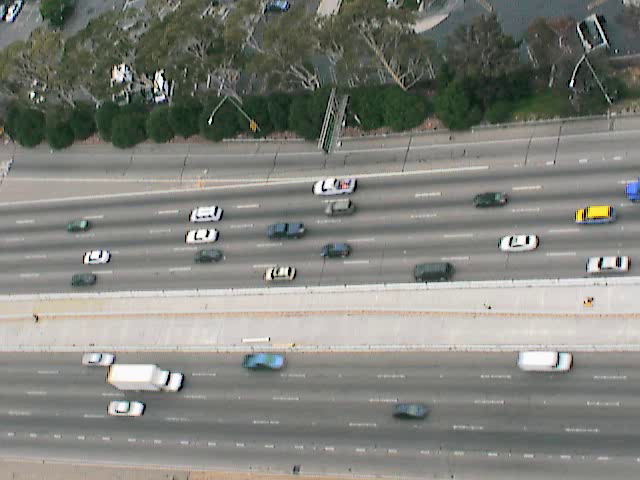
#> input picture trnVideo/img00001.png, 640 x 480 px, given in place of dikcekim_uncut.mp4, which was not available
$ python lanes.py   (Python 2 division)
#> lines starting #> are read from the running program, lines starting #| are printed output that depends on the picture; pictures that were not available may be replaced by others from this repository, and a replacement may not be noted
#> further down, frame is the input picture: shape (480, 640, 3); mean B, G, R 123.7, 129.8, 128.7
### experiments/lane_detect/lane.py
import cv2
import numpy as np
from math import hypot, degrees, tan, radians

def calculate_distances(pts):
	distances = []
	for i in range(len(pts)-1):
		#row = []
		x0,y0 = pts[i][0],pts[i][1]
		for j in range(i+1,len(pts)):
			x1,y1 = pts[j][0],pts[j][1]
			distances.append([i,j,hypot(x1-x0, y1-y0)])
		#distances.append(row)
	return distances

# [16 lines left out: function find_closest_pt, not called in this run]

def process_pts(pts, p_array):
	result = []
	for i in p_array:
		x0,y0,w0,t0 = pts[i[0]][0],pts[i[0]][1],pts[i[0]][2],pts[i[0]][4]
		x1,y1,w1,t1 = pts[i[1]][0],pts[i[1]][1],pts[i[1]][2],pts[i[1]][4]
		nx = (x0*w0+x1*w1)/(w0+w1)
		ny = (y0*w0+y1*w1)/(w0+w1)
		nw = w0+w1
		nt = (t0*w0+t1*w1)/(w0+w1)
		result.append([nx,ny,hypot(x0-(-10000),y0),nw,nt])
	for i in range(len(pts)):
		if not pts_exist(i, i, p_array):
			result.append([pts[i][0],pts[i][1],pts[i][2],pts[i][3],pts[i][4]])
	result.sort(key=lambda x:x[2])
	return result

def pts_exist(pt1, pt2, pts):
	for i in pts:
		if pt1 in i or pt2 in i:
			return True
	return False

def get_pts2process(distances, level):
	#print distances
	result = []
	for i in distances:
		#print str(i[0]) + " " + str(i[1]) + " " +  str(any(i[0] or i[1] in row for row in result))
		if i[2] < level and not pts_exist(i[0], i[1], result):
			result.append([i[0], i[1]])
	return result

def abs_angle(radian):
	degree = degrees(radian)
	if degree > 90:
		return radians(degree-180)
	return radians(degree)

def is_close(dist1, dist2, th=0.05):
	s = min(dist1, dist2) #small
	t = max(dist1, dist2) #tall
	try:
		result = (t-s)/float(t)
	except ZeroDivisionError:
		return False
	return result < th

def validify(perms, valid_perms, param=0.005, context=False, cparam=None):

	if is_close(param,0.15, 0.0001):
		print 'param: ' + str(param)
		return valid_perms

	for i in perms:
		x0 = i[0][0]
		x1 = i[1][0]
		x2 = i[2][0]
		x3 = i[3][0]
		if not is_close(x1-x0,x3-x2, param):
			continue
		elif not is_close(x3-x1,x2-x0, param):
			continue
		elif not is_close(x3-x2+x1-x0,2*(x3-x2), param):
			continue
		elif not (x3-x2)*0.63 > x2-x1:
			continue
		elif not (x3-x2)*0.47 < x2-x1:
			continue
		elif not x1 < x2:
			continue
		else:
			valid_perms.append(i)
			perms.remove(i)

	if len(valid_perms) > 5:
		print 'param: ' + str(param)
		return valid_perms
	return validify(perms, valid_perms, param + 0.0025)

def find_lanes(f):
	frame = f.copy()

	height, width, ch = frame.shape
#> height = 480; width = 640; ch = 3
	gray = cv2.cvtColor(frame, cv2.COLOR_BGR2GRAY)
	gray = cv2.bilateralFilter(gray, 11, 17, 17)
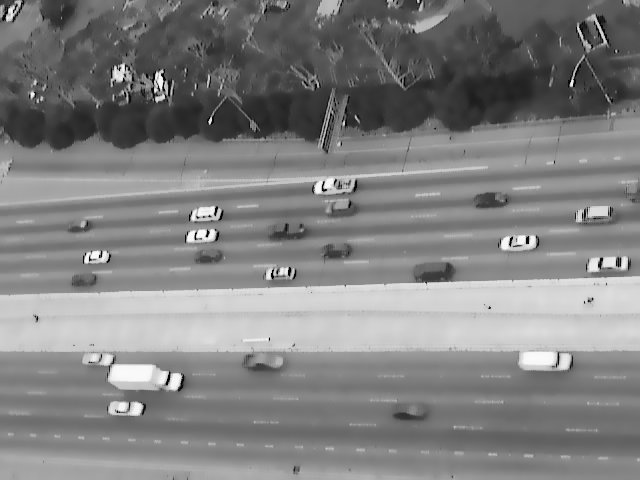
#> gray: shape (480, 640); min 1, max 250, mean 128.6
	edges = cv2.Canny(gray,100,200)
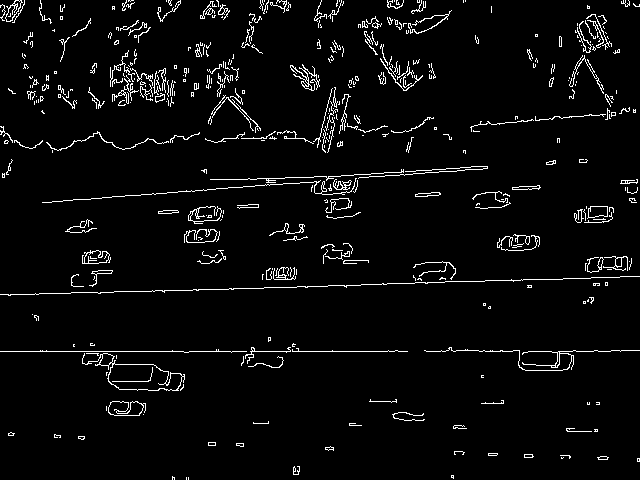
#> edges: shape (480, 640); 4% white in thin lines or dots
	lines = cv2.HoughLines(edges,1,np.pi/180,180)
#> lines = [[351, 1.57], [297, 1.54]]

	pts = []
	if lines is None:
		return frame
	for i in lines:
		for rho,theta in i:
			a = np.cos(theta)
			b = np.sin(theta)
			x0 = a*rho
			y0 = b*rho

			# [6 lines of commented-out code are left out]
			pts.append([x0,y0,hypot(x0-(-10000),y0),1,abs_angle(theta)])
#> this loop made 2 passes
#> i on passes 1 to 2: [[351, 1.57]], [[297, 1.54]]
#> after the loop, pts = [[-1.53e-05, 351, 10006.2, 1, -1.57], [10.37, 296.8, 10014.8, 1, 1.54]]

	print "points are being analyzed..."

	pts.sort(key=lambda x: x[2])
	starting_point = pts[0]
#> starting_point = [-1.53e-05, 351, 10006.2, 1, -1.57]

	distances = calculate_distances(pts)
#> the loop in calculate_distances, `for i in range(len(pts)-1):` made 1 pass
#> (x0, y0) on pass 1: (-1.53e-05, 351)
#> after the loop in calculate_distances, `for i in range(len(pts)-1):`: distances = [[0, 1, 55.16]]
#> distances = [[0, 1, 55.16]]
	distances.sort(key=lambda x:x[2])

	iter_counter = 13

	print "pt count: " + str(len(pts))
#| pt count: 2
	for i in range(iter_counter):
		pts2process = get_pts2process(distances, i)
		pts = process_pts(pts, pts2process)
		distances = calculate_distances(pts)

	for i in pts:
		x0 = i[0]
		y0 = i[1]
		a = np.cos(i[4])
		b = np.sin(i[4])
		y_mov = -y0
		c=x0+y_mov*(-b)
		i[0] = int(c)
		i[1] = int(round(y0+y_mov*(a)))
		i[2] = hypot(i[0], i[1])
#> this loop made 2 passes
#> (y0, a, b, y_mov, c) on pass 1: (351, 4.37e-08, -1, -351, -351)
#> (x0, y0, a, b, y_mov, c) on pass 2: (10.37, 296.8, 0.0349, 0.999, -296.8, 307)

	perms = []
	for i in range(len(pts)-3):
		for j in range(i+1, len(pts)-2):
			for k in range(j+1, len(pts)-1):
				for l in range(k+1, len(pts)):
					perms.append([pts[i],pts[j],pts[k],pts[l]])
#> this loop made 0 passes
#> after the loop, perms = []

	valid_perms = validify(perms, [])
#> valid_perms = []
	print 'valid perms: ' + str(len(valid_perms))
#| valid perms: 0
	for j in valid_perms:
		for i in j:
			x0 = i[0]
			y0 = i[1]
			a = np.cos(i[4])
			b = np.sin(i[4])
			x1 = int(round(x0 + 1000*(-b)))
			y1 = int(round(y0 + 1000*(a)))
			x2 = int(round(x0 - 1000*(-b)))
			y2 = int(round(y0 - 1000*(a)))

			y_mov = 10-y0
			x_new = int(round(x0+y_mov*(-b)))
			y_new = int(round(y0+y_mov*(a)))

			s_pts = np.array([[x_new,y_new]], np.int32)
			#blank_image = cv2.polylines(blank_image,[s_pts],True,(0,0,255),3)
			frame = cv2.polylines(frame,[s_pts],True,(0,0,255),3)
			cv2.line(frame,(x1,y1),(x2,y2),(0,255,0),1)
	return frame, valid_perms

def adjust_pts(ps):
	result = []
	for f in range(4):
		prev = 0
		index = 1
		data = []
		indexes = []
		for i in ps:
			values = []
			for j in i:
				x = j[f][0]
				a = j[f][4]
				values.append([x,a])
			pos = 0
			smallest = 999999999
			derivs = [abs(i[0]-prev) for i in values]
			for i in range(len(derivs)):
				if values[i][0] < i:
					pos = i
					smallest = derivs[i]
			if len(derivs) > 0:
				chosen_one = values[pos]
				prev = chosen_one[0]
			else:
				chosen_one = [-1,-1]
			data.append(chosen_one)
			indexes.append(index)
			index+=1

		without_minuses = []
		for i in data:
			if i[0] != -1:
				without_minuses.append(i)

		derivs = [0]
		for i in range(len(without_minuses)-1):
			derivs.append(without_minuses[i+1][0]-without_minuses[i][0])

		for i in range(len(derivs)-1):
			if (derivs[i]>15 and derivs[i+1]<-15) or (derivs[i]<-15 and derivs[i+1]>15):
				without_minuses[i][0] = (without_minuses[i-1][0]+without_minuses[i+1][0])/2
				without_minuses[i][1] = (without_minuses[i-1][1]+without_minuses[i+1][1])/2

		index = 0
		for i in range(len(data)):
			if data[i][0] != -1:
				data[i] = without_minuses[index]
				index+=1

		copy = data[:]

		minus_series = []
		on_track = False
		for i in range(len(data)):
			if data[i][0] == -1:
				if on_track is False:
					on_track = True
					minus_series.append([i,1])
				else:
					minus_series[-1][1]+=1
			else:
				if on_track is True:
					on_track = False

		#print minus_series

		for i in minus_series:
			try:
				last_valid_x = data[i[0]-1][0]
				next_valid_x = data[i[0]+i[1]][0]
				step_x = (next_valid_x-last_valid_x)/(i[1]+1)

				last_valid_a = data[i[0]-1][1]
				next_valid_a = data[i[0]+i[1]][1]
				step_a = (next_valid_a-last_valid_a)/(i[1]+1)
				for j in range(i[1]):
					data[i[0]+j][0] = (step_x*(j+1)) + last_valid_x
					data[i[0]+j][1] = (step_a*(j+1)) + last_valid_a
			except IndexError:
				pass
		result.append(data)
	return result

"""
frame = cv2.imread('lanes/img00037.png')
pts = calculate_pts(frame)
lanes = find_lanes(pts,frame)
cv2.imwrite('houghlines3.jpg', lanes)


t = find_closest_pt(pts, distances,[])


print t
for i in range(len(t)-1):
	x0 = int(pts[t[i]][0]+width)
	y0 = int(pts[t[i]][1]+height)
	x1 = int(pts[t[i+1]][0]+width)
	y1 = int(pts[t[i+1]][1]+height)
	cv2.line(blank_image,(x0,y0),(x1,y1),(0,255,255),1)
cv2.imwrite('lane.png', blank_image)
"""

### experiments/lane_detect/lanes.py
import cv2
import numpy as np
from math import hypot, degrees, tan, radians
from lane import *
import matplotlib.pyplot as plt
import pandas as pd
import seaborn as sns

cap = cv2.VideoCapture("dikcekim_uncut.mp4")
ret, frame = cap.read()
#height, width, ch = frame.shape
#fourcc = cv2.VideoWriter_fourcc(*'mp4v')
#out = cv2.VideoWriter('perspective.mp4',fourcc, 3, (width, height))

ps = []
for i in range(10):
	ret, frame = cap.read()


print "lines are being found..."
index = 0
while(cap.isOpened()):
    ret, frame = cap.read()
    if ret==True:
		lanes, perms = find_lanes(frame)
#> perms = []
		ps.append(perms)
		# [6 lines of commented-out code are left out]
		index+=1

		if cv2.waitKey(1) & 0xFF == ord('q'):
#> (key q is pressed here)
			break
    else:
        break
    if index > 10000:
    	break

# Release everything if job is finished
cap.release()
#out.release()
#cv2.destroyAllWindows()

data = adjust_pts(ps)
#> data = [[[-1, -1]], [[-1, -1]], [[-1, -1]], [[-1, -1]]]

cap = cv2.VideoCapture("dikcekim_uncut.mp4")
ret, frame = cap.read()
height, width, ch = frame.shape
#> height = 480; width = 640; ch = 3
fourcc = cv2.VideoWriter_fourcc(*'mp4v')
#> fourcc = 1983148141
out = cv2.VideoWriter('perspective.mp4',fourcc, 25, (width, height))

for i in range(10):
	ret, frame = cap.read()

print "lines are being found..."

index = 0
while(cap.isOpened()):
    ret, frame = cap.read()
    if ret==True:
		thetas = []
		for i in range(4):
			theta = data[i][index][1]
			a = np.cos(theta)
			b = np.sin(theta)
			x0 = data[i][index][0]
			y0 = 0
			if x0==-1 and theta==-1:
				break

			thetas.append(theta)

			x1 = int(x0 + 1000*(-b))
			y1 = int(y0 + 1000*(a))
			x2 = int(x0 - 1000*(-b))
			y2 = int(y0 - 1000*(a))

			pts = np.array([[x0,y0]], np.int32)
			frame = cv2.polylines(frame,[pts],True,(0,0,255),2)

			cv2.line(frame,(x1,y1),(x2,y2),(0,255,0),1)
#> this loop made 1 pass
#> (theta, a, b, x0) on pass 1: (-1, 0.54, -0.841, -1)
#> after the loop, thetas = []

		rows, cols, ch = frame.shape
#> rows = 480; cols = 640
		degree = degrees(np.mean(thetas))
#> degree = nan
		M = cv2.getRotationMatrix2D((cols/2,rows/2),degree,1)
#> M = [[nan, nan, nan], [nan, nan, nan]]
		dst = cv2.warpAffine(frame,M,(cols,rows))
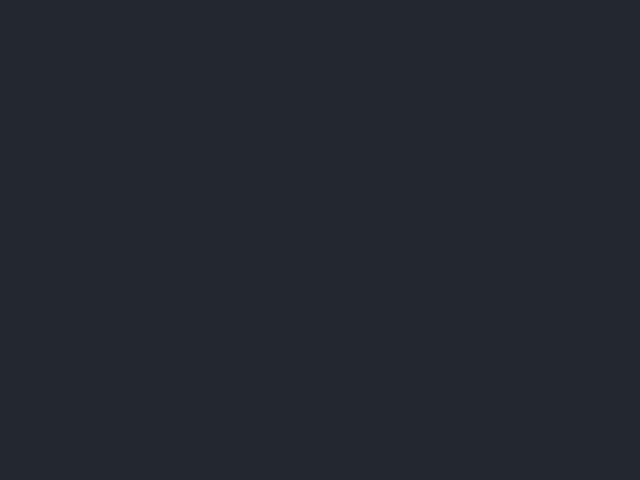
#> dst: shape (480, 640, 3); mean B, G, R 47, 39, 34

		out.write(dst)
		index+=1

		if cv2.waitKey(1) & 0xFF == ord('q'):
#> (key q is pressed here)
			break
    else:
        break
    if index > 10000:
    	break

# Release everything if job is finished
cap.release()

$ run again, on trnVideo/img00007.png
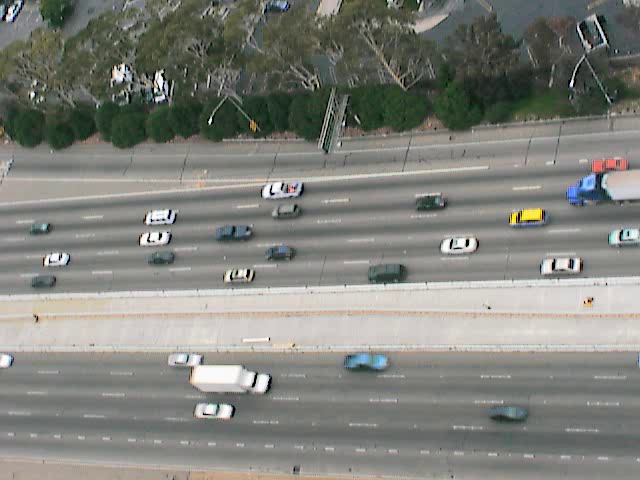
#> input picture trnVideo/img00007.png, 640 x 480 px, given in place of dikcekim_uncut.mp4, which was not available
#> frame is the input picture: shape (480, 640, 3); mean B, G, R 123.7, 129.6, 128.5
#> in find_lanes, `gray = cv2.cvtColor(frame, cv2.COLOR_BGR2GRAY)`:
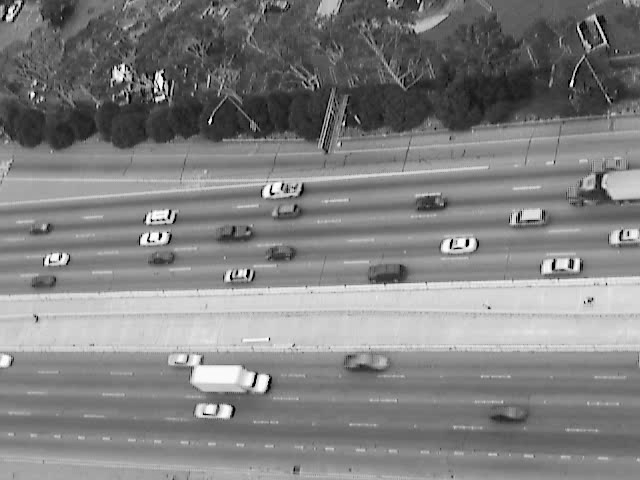
#> gray: shape (480, 640); min 0, max 255, mean 128.6
#> in find_lanes, `edges = cv2.Canny(gray,100,200)`:
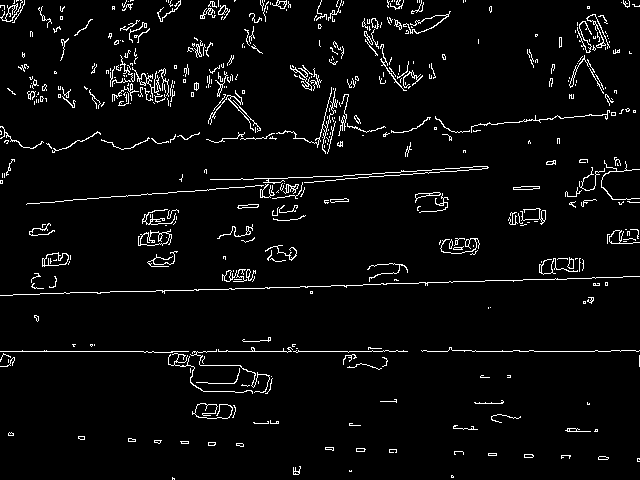
#> edges: shape (480, 640); 4.1% white in thin lines or dots
#> lines = [[351, 1.57], [297, 1.54]]
#> the loop in find_lanes, `for i in lines:` made 2 passes
#> i on passes 1 to 2: [[351, 1.57]], [[297, 1.54]]
#> after the loop in find_lanes, `for i in lines:`: pts = [[-1.53e-05, 351, 10006.2, 1, -1.57], [10.37, 296.8, 10014.8, 1, 1.54]]
#> starting_point = [-1.53e-05, 351, 10006.2, 1, -1.57]
#> the loop in calculate_distances, `for i in range(len(pts)-1):` made 1 pass
#> (x0, y0) on pass 1: (-1.53e-05, 351)
#> after the loop in calculate_distances, `for i in range(len(pts)-1):`: distances = [[0, 1, 55.16]]
#| pt count: 2
#> the loop in find_lanes, `for i in pts:` made 2 passes
#> (y0, a, b, y_mov, c) on pass 1: (351, 4.37e-08, -1, -351, -351)
#> after the loop in find_lanes, `for i in range(len(pts)-3):`: perms = []
#| valid perms: 0
#> data = [[[-1, -1]], [[-1, -1]], [[-1, -1]], [[-1, -1]]]
#> fourcc = 1983148141
#> the loop `for i in range(4):` made 1 pass
#> (theta, a, b, x0) on pass 1: (-1, 0.54, -0.841, -1)
#> after the loop `for i in range(4):`: thetas = []
#> `degree = degrees(np.mean(thetas))`: degree = nan
#> M = [[nan, nan, nan], [nan, nan, nan]]

$ run again, on trnVideo/img00010.png
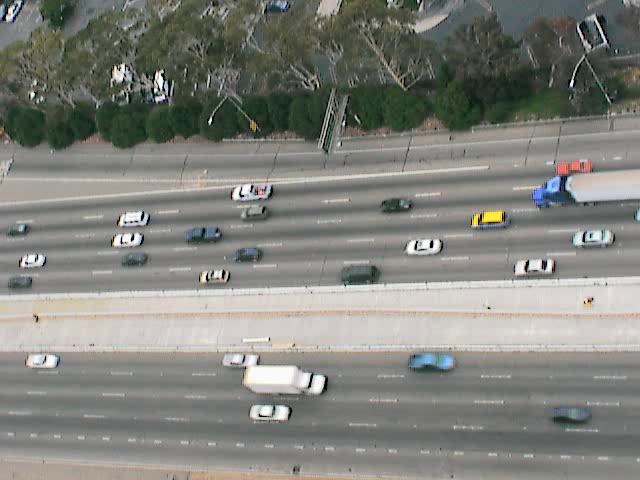
#> input picture trnVideo/img00010.png, 640 x 480 px, given in place of dikcekim_uncut.mp4, which was not available
#> frame is the input picture: shape (480, 640, 3); mean B, G, R 123.9, 129.8, 128.8
#> in find_lanes, `gray = cv2.cvtColor(frame, cv2.COLOR_BGR2GRAY)`:
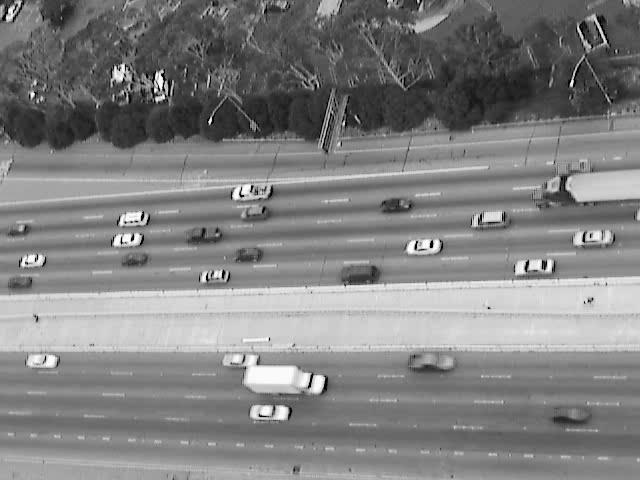
#> gray: shape (480, 640); min 0, max 255, mean 128.9
#> in find_lanes, `edges = cv2.Canny(gray,100,200)`:
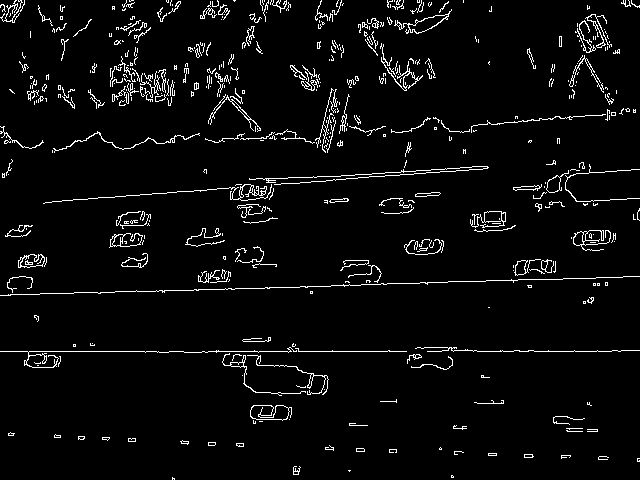
#> edges: shape (480, 640); 4.2% white in thin lines or dots
#> lines = [[351, 1.57], [297, 1.54]]
#> the loop in find_lanes, `for i in lines:` made 2 passes
#> i on passes 1 to 2: [[351, 1.57]], [[297, 1.54]]
#> after the loop in find_lanes, `for i in lines:`: pts = [[-1.53e-05, 351, 10006.2, 1, -1.57], [10.37, 296.8, 10014.8, 1, 1.54]]
#> starting_point = [-1.53e-05, 351, 10006.2, 1, -1.57]
#> the loop in calculate_distances, `for i in range(len(pts)-1):` made 1 pass
#> (x0, y0) on pass 1: (-1.53e-05, 351)
#> after the loop in calculate_distances, `for i in range(len(pts)-1):`: distances = [[0, 1, 55.16]]
#| pt count: 2
#> the loop in find_lanes, `for i in pts:` made 2 passes
#> (y0, a, b, y_mov, c) on pass 1: (351, 4.37e-08, -1, -351, -351)
#> after the loop in find_lanes, `for i in range(len(pts)-3):`: perms = []
#| valid perms: 0
#> data = [[[-1, -1]], [[-1, -1]], [[-1, -1]], [[-1, -1]]]
#> fourcc = 1983148141
#> the loop `for i in range(4):` made 1 pass
#> (theta, a, b, x0) on pass 1: (-1, 0.54, -0.841, -1)
#> after the loop `for i in range(4):`: thetas = []
#> `degree = degrees(np.mean(thetas))`: degree = nan
#> M = [[nan, nan, nan], [nan, nan, nan]]

$ run again, on trnVideo/img00018.png
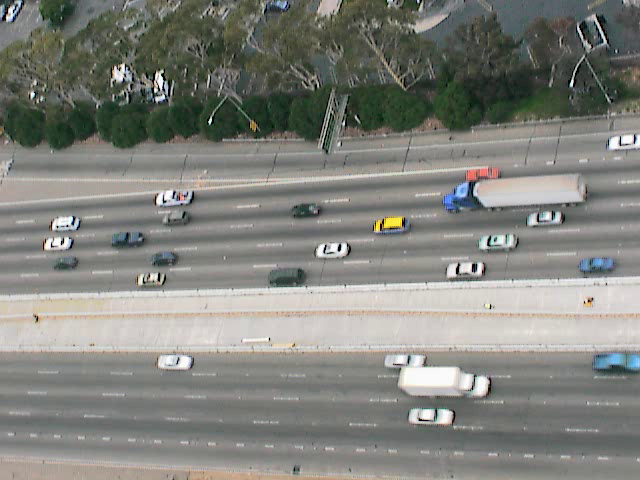
#> input picture trnVideo/img00018.png, 640 x 480 px, given in place of dikcekim_uncut.mp4, which was not available
#> frame is the input picture: shape (480, 640, 3); mean B, G, R 124.5, 130.3, 129.4
#> in find_lanes, `gray = cv2.cvtColor(frame, cv2.COLOR_BGR2GRAY)`:
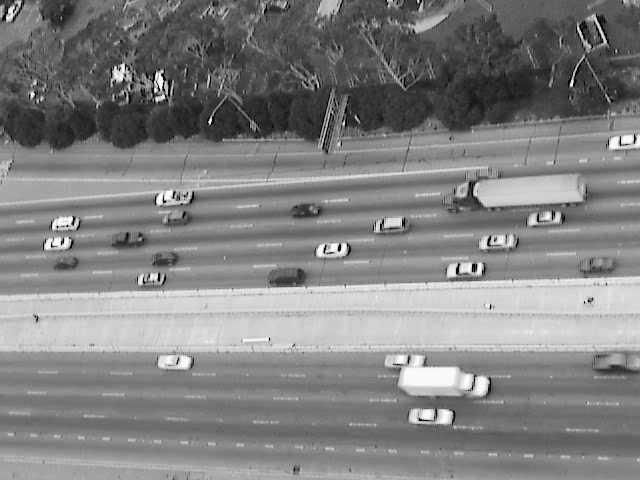
#> gray: shape (480, 640); min 0, max 255, mean 129.3
#> in find_lanes, `edges = cv2.Canny(gray,100,200)`:
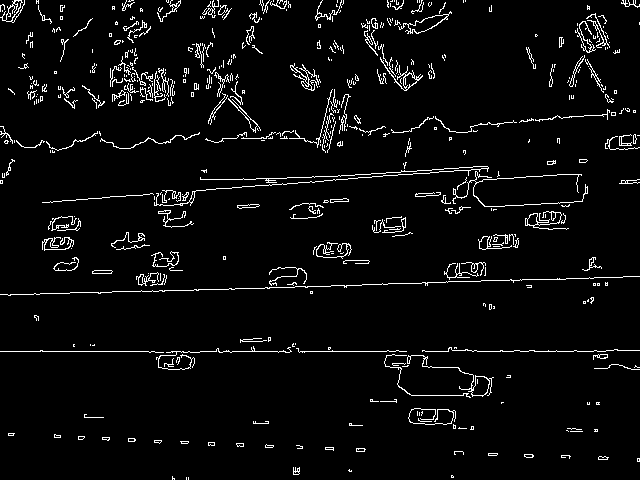
#> edges: shape (480, 640); 4.4% white in thin lines or dots
#> lines = [[351, 1.57], [297, 1.54]]
#> the loop in find_lanes, `for i in lines:` made 2 passes
#> i on passes 1 to 2: [[351, 1.57]], [[297, 1.54]]
#> after the loop in find_lanes, `for i in lines:`: pts = [[-1.53e-05, 351, 10006.2, 1, -1.57], [10.37, 296.8, 10014.8, 1, 1.54]]
#> starting_point = [-1.53e-05, 351, 10006.2, 1, -1.57]
#> the loop in calculate_distances, `for i in range(len(pts)-1):` made 1 pass
#> (x0, y0) on pass 1: (-1.53e-05, 351)
#> after the loop in calculate_distances, `for i in range(len(pts)-1):`: distances = [[0, 1, 55.16]]
#| pt count: 2
#> the loop in find_lanes, `for i in pts:` made 2 passes
#> (y0, a, b, y_mov, c) on pass 1: (351, 4.37e-08, -1, -351, -351)
#> after the loop in find_lanes, `for i in range(len(pts)-3):`: perms = []
#| valid perms: 0
#> data = [[[-1, -1]], [[-1, -1]], [[-1, -1]], [[-1, -1]]]
#> fourcc = 1983148141
#> the loop `for i in range(4):` made 1 pass
#> (theta, a, b, x0) on pass 1: (-1, 0.54, -0.841, -1)
#> after the loop `for i in range(4):`: thetas = []
#> `degree = degrees(np.mean(thetas))`: degree = nan
#> M = [[nan, nan, nan], [nan, nan, nan]]
